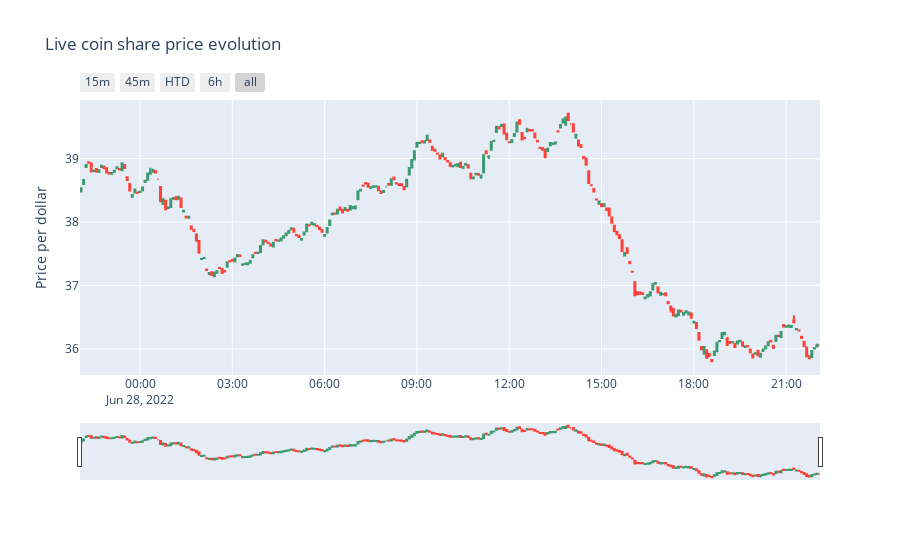

The notebook cell this image was saved under:
### Code cell
data('SOL-USD','24h','5m')

### Figure 1 — Plotly figure (JSON) as saved in the notebook; plotly's stock layout.template omitted (floating-point values rounded to 4 significant figures; data arrays with more than 128 entries replaced by an {"elided": "..."} marker saying what was removed)
{"data": [{"close": {"elided": "289 float values"}, "high": {"elided": "289 float values"}, "low": {"elided": "289 float values"}, "name": "market data", "open": {"elided": "289 float values"}, "type": "candlestick", "x": {"elided": "289 str values"}}], "layout": {"title": {"text": "Live coin share price evolution"}, "xaxis": {"rangeselector": {"buttons": [{"count": 15, "label": "15m", "step": "minute", "stepmode": "backward"}, {"count": 45, "label": "45m", "step": "minute", "stepmode": "backward"}, {"count": 1, "label": "HTD", "step": "hour", "stepmode": "todate"}, {"count": 6, "label": "6h", "step": "hour", "stepmode": "backward"}, {"step": "all"}]}, "rangeslider": {"visible": true}}, "yaxis": {"title": {"text": "Price per dollar"}}}}
